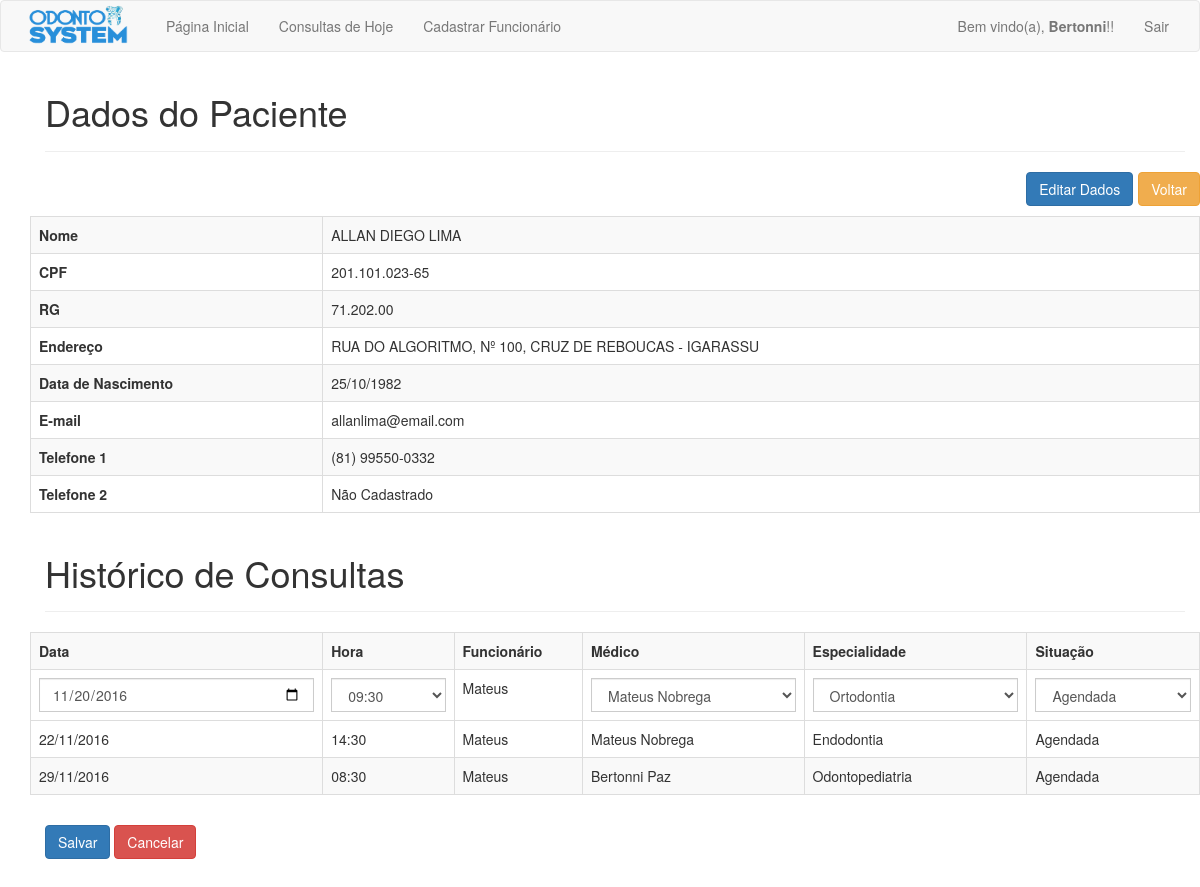
Page /php/editar_status_consulta.php?id=13&consulta=8 (signed in) on the earlier database version.
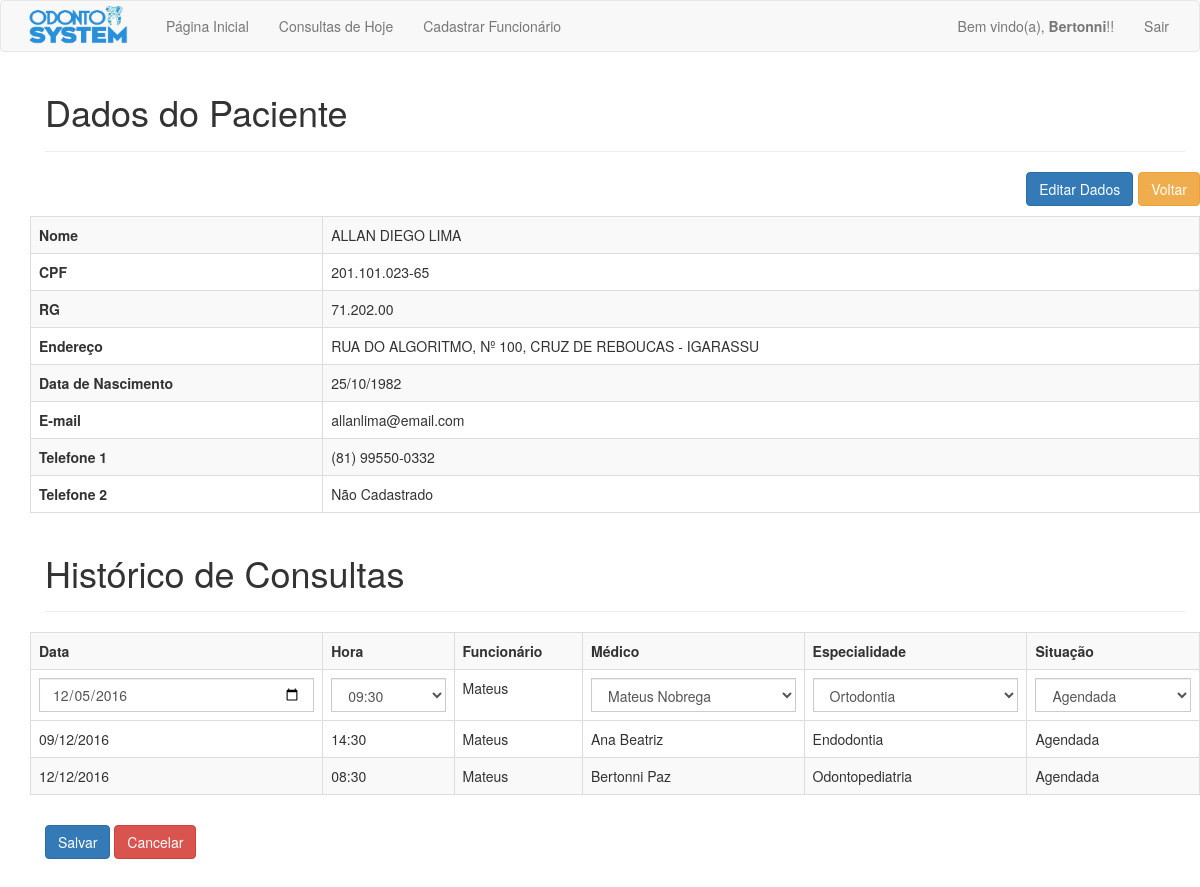
Same page on the later database version.
### tables this page shows
CREATE TABLE `agendamentos` (
  `agd_id` int(11) NOT NULL,
  `agd_fun_id` int(11) NOT NULL,
  `agd_pac_id` int(11) NOT NULL,
  `agd_data` date NOT NULL,
  `agd_hora` varchar(6) NOT NULL,
  `agd_status` varchar(10) NOT NULL,
  `agd_medico` varchar(50) NOT NULL,
  `agd_especialidade` varchar(50) NOT NULL
);

CREATE TABLE `funcionarios` (
  `fun_id` int(11) NOT NULL,
  `fun_nome` varchar(100) NOT NULL,
  `fun_data_nasc` date NOT NULL,
  `fun_usuario` varchar(20) NOT NULL,
  `fun_senha` varchar(256) NOT NULL,
  `fun_role` varchar(15) NOT NULL,
  `fun_secret_question` varchar(200) NOT NULL,
  `fun_secret_answer` varchar(256) NOT NULL
);

### php/editar_status_consulta.php (the view, shortened to what the changed rows need)
<?php
require_once 'cabecalho.php';
?>
<?php
if(isset($_GET['id']) && isset($_GET['consulta'])) {
	$id = $_GET['id'];
	$id_consulta = $_GET['consulta'];
}
if(isLogged()) {
	?>
	<div class="container marketing">
		<div class="container theme-showcase" role="main">
			<div id="cadastro_pac" class="page-header">
				<h1>Dados do Paciente</h1>
			</div>
		<div id="cadastro_pac" class="page-header">
			<h1>Histórico de Consultas</h1>
		</div>
		<div class="row">
			<?php
		$sql = "SELECT * FROM agendamentos WHERE agd_pac_id = '$id' ORDER BY agd_data ASC";
		$result = mysqli_query($connection, $sql);
		?>
		<table class='table table-striped table-bordered'>
			<tr>
				<th>Data</th>
				<th>Hora</th>
				<th>Funcionário</th>
				<th>Médico</th>
				<th>Especialidade</th>
				<th>Situação</th>
			</tr>
			<?php
			while($consultas = mysqli_fetch_array($result)) {
				$funId = $consultas['agd_fun_id'];
				$medico = $consultas['agd_medico'];
				$especialidade = $consultas['agd_especialidade'];
				$sql = "SELECT fun_usuario, fun_id FROM funcionarios WHERE fun_id = '$funId'";
				$resultado = mysqli_query($connection, $sql);
				$arr = mysqli_fetch_array($resultado);
				$funcionario = $arr['fun_usuario'];
				?>
				<tr>
					<?php
					if($id_consulta == $consultas['agd_id']) {
						?>
						<form action="<?= ($_SERVER["PHP_SELF"]);?>" name="formConsulta" id="formConsulta" method="POST">
							<td class='td_one'>
								<?php
								echo "<input type='date' class='form-control' id='data' min='" . date("Y-m-d") . "' name='data_consulta' value='" . $consultas['agd_data'] . "'>";
								?>
								<td>
									<select class="form-control" name="hora_consulta" id="hora_consulta">
										<option value="<?= $consultas['agd_hora'] ?>" selected><?= $consultas['agd_hora'] ?></option>
									</select>
								</td>
								<td><?= $funcionario ?></td>
								<td>
									<select class="form-control" name="medico" id="medico">
										<option value="<?= $consultas['agd_medico'] ?>"><?= $consultas['agd_medico'] ?></option>
									</select>
								</td>
								<td>
									<select class="form-control" name="especialidade" id="especialidade">
										<?php
										if($especialidade == "Endodontia") {
											?>
											<option value="Endodontia" selected>Endodontia</option>
											<?php } else { ?>
											<option value="Endodontia">Endodontia</option>
											<?php } if($especialidade == "Odontopediatria") { ?>
											<option value="Odontopediatria" selected>Odontopediatria</option>
											<?php } else { ?>
											<option value="Odontopediatria">Odontopediatria</option>
											<?php } if($especialidade == "Ortodontia") { ?>
											<option value="Ortodontia" selected>Ortodontia</option>
											<?php } else { ?>
											<option value="Ortodontia">Ortodontia</option>
											<?php } if($especialidade == "Periodontia") { ?>
											<option value="Periodontia" selected>Periodontia</option>
											<?php } else { ?>
											<option value="Periodontia">Periodontia</option>
											<?php } if($especialidade == "Prótese Dentária") { ?>
											<option value="Prótese Dentária" selected>Prótese Dentária</option>
											<?php } else { ?>
											<option value="Prótese Dentária">Prótese Dentária</option>
											<?php } ?>
										</select>
									</td>
									<td>
										<select class='form-control' name="status" id="status">
											<option value='Agendada'>Agendada</option>
										</select>
									</td>
								</tr>
								<?php
							} else {
								?>
								<td class='td_one'><?= date_format(new DateTime($consultas['agd_data']), "d/m/Y") ?></td>
								<td><?= $consultas['agd_hora'] ?></td>
								<td><?= $funcionario ?></td>
								<td><?= $medico ?></td>
								<td><?= $especialidade ?></td>
								<td><?= $consultas['agd_status'] ?></td>
								<?php
							}
						}
						?>
					</table>
			</div>
		</div>
		<br>
		<br>
			<?php
		}
require_once 'rodape.php';
?>

Differences in the rows shown:
changed agendamentos "Mateus Nobrega": data_consulta "11/20/2016" → "12/05/2016"
changed agendamentos "Endodontia": agd_data "22/11/2016" → "09/12/2016"; agd_medico "Mateus Nobrega" → "Ana Beatriz"
changed agendamentos "Bertonni Paz": agd_data "29/11/2016" → "12/12/2016"
